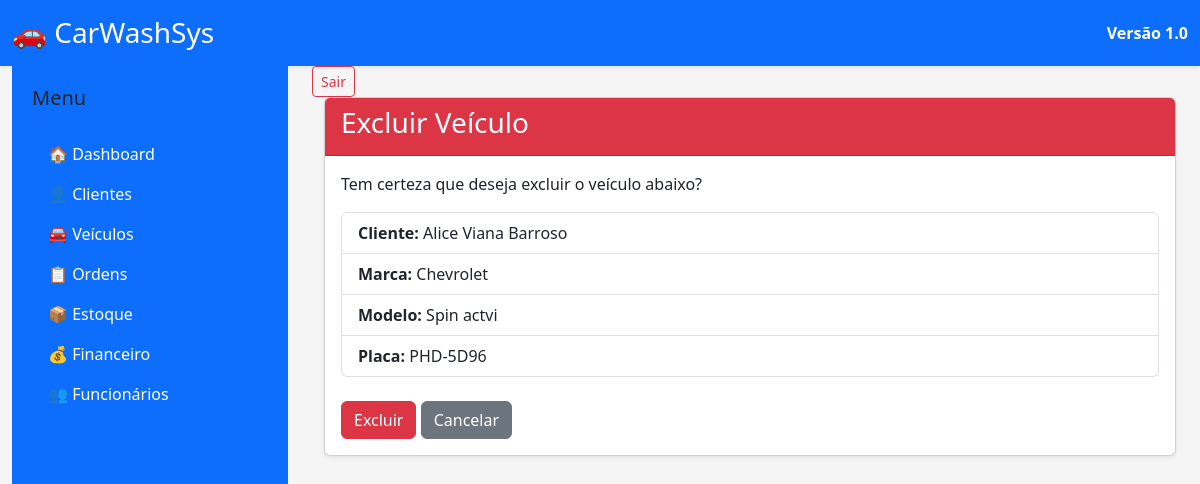
Screenshot of /veiculos/1/excluir/ with the database file from the repository.
### apps/veiculos/models.py (models this page shows, shortened)
class Veiculo(models.Model):
    cliente = models.ForeignKey(
        Cliente,
        on_delete=models.CASCADE,
        related_name="veiculos",
        verbose_name="Proprietário"
    )
    placa = models.CharField(
        max_length=10,
        unique=True,
    )
    marca = models.CharField(
        max_length=50,
    )
    modelo = models.CharField(
        max_length=50,
    )
    cor = models.CharField(
        max_length=30,
    )
    ano = models.PositiveIntegerField()
    observacoes = models.TextField(
        blank=True,
    )
    ativo = models.BooleanField(
        default=True,
    )

### apps/clientes/models.py (models this page shows, shortened)
class Cliente(models.Model):
    nome = models.CharField(
        max_length=150
    )
    cpf = models.CharField(
        max_length=14,
        unique=True
    )
    telefone = models.CharField(
        max_length=20
    )
    email = models.EmailField(
        blank=True
    )
    endereco = models.CharField(
        max_length=200,
        blank=True
    )
    cidade = models.CharField(
        max_length=100,
        blank=True
    )
    estado = models.CharField(
        max_length=2,
        blank=True
    )
    cep = models.CharField(
        max_length=9,
        blank=True
    )
    observacoes = models.TextField(
        blank=True
    )
    data_cadastro = models.DateTimeField(
        auto_now_add=True
    )
    ativo = models.BooleanField(
        default=True
    )

### apps/veiculos/views.py (the view)
def excluir_veiculo(request, pk):
    veiculo = get_object_or_404(
        Veiculo,
        pk=pk
    )
    if request.method == "POST":
        veiculo.delete()
        return redirect("lista_veiculos")
    context = {
        "veiculo": veiculo,
    }
    return render(
        request,
        "veiculos/excluir.html",
        context,
    )

### templates/veiculos/excluir.html (shortened to what this page needs)
{% extends "base.html" %}
{% block content %}
<div class="container-fluid">
    <div class="card shadow-sm">
        <div class="card-header bg-danger text-white">
            <h3>
                Excluir Veículo
            </h3>
        </div>
        <div class="card-body">
            <p>
                Tem certeza que deseja excluir o veículo abaixo?
            </p>
            <ul class="list-group mb-4">
                <li class="list-group-item">
                    <strong>Cliente:</strong>
                    {{ veiculo.cliente.nome }}
                </li>
                <li class="list-group-item">
                    <strong>Marca:</strong>
                    {{ veiculo.marca }}
                </li>
                <li class="list-group-item">
                    <strong>Modelo:</strong>
                    {{ veiculo.modelo }}
                </li>
                <li class="list-group-item">
                    <strong>Placa:</strong>
                    {{ veiculo.placa }}
                </li>
            </ul>
            <form method="post">
                <button
                    type="submit"
                    class="btn btn-danger">
                    Excluir
                </button>
                <a
                    href="{% url 'lista_veiculos' %}"
                    class="btn btn-secondary">
                    Cancelar
                </a>
            </form>
        </div>
    </div>
</div>
{% endblock %}

### static/css/style.css (style rules this page uses)
body { background: #f5f5f5; font-family: "Segoe UI", Arial, sans-serif; }

### rows the page displays
Veiculo: cliente.nome "Alice Viana Barroso", marca "Chevrolet", modelo "Spin actvi", placa "PHD-5D96"
